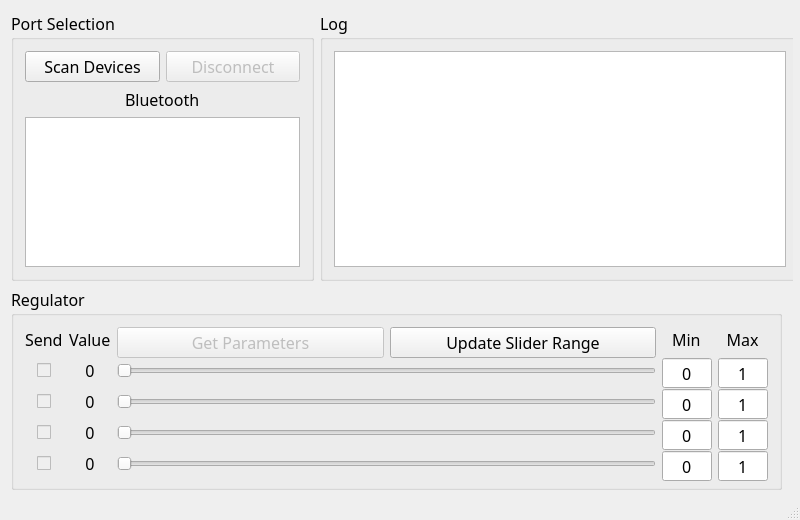
<?xml version="1.0" encoding="UTF-8"?>
<ui version="4.0">
 <class>MainWindow</class>
 <widget class="QMainWindow" name="MainWindow">
  <property name="enabled">
   <bool>true</bool>
  </property>
  <property name="geometry">
   <rect>
    <x>0</x>
    <y>0</y>
    <width>800</width>
    <height>520</height>
   </rect>
  </property>
  <property name="sizePolicy">
   <sizepolicy hsizetype="Preferred" vsizetype="Preferred">
    <horstretch>0</horstretch>
    <verstretch>0</verstretch>
   </sizepolicy>
  </property>
  <property name="minimumSize">
   <size>
    <width>800</width>
    <height>520</height>
   </size>
  </property>
  <property name="maximumSize">
   <size>
    <width>800</width>
    <height>520</height>
   </size>
  </property>
  <property name="font">
   <font>
    <family>微軟正黑體</family>
    <pointsize>12</pointsize>
   </font>
  </property>
  <property name="windowTitle">
   <string>MainWindow</string>
  </property>
  <property name="toolTip">
   <string/>
  </property>
  <widget class="QWidget" name="centralWidget">
   <widget class="QWidget" name="verticalLayoutWidget">
    <property name="geometry">
     <rect>
      <x>0</x>
      <y>0</y>
      <width>793</width>
      <height>501</height>
     </rect>
    </property>
    <layout class="QVBoxLayout" name="verticalLayout">
     <item>
      <layout class="QHBoxLayout" name="horizontalLayout_2">
       <item>
        <widget class="QGroupBox" name="groupBox_Port_Selection">
         <property name="minimumSize">
          <size>
           <width>303</width>
           <height>270</height>
          </size>
         </property>
         <property name="maximumSize">
          <size>
           <width>303</width>
           <height>270</height>
          </size>
         </property>
         <property name="title">
          <string>Port Selection</string>
         </property>
         <layout class="QHBoxLayout" name="horizontalLayout_11">
          <item>
           <layout class="QGridLayout" name="gridLayout_Widget">
            <item row="0" column="0">
             <layout class="QHBoxLayout" name="horizontalLayout">
              <item>
               <widget class="QPushButton" name="pushButton_Scan">
                <property name="text">
                 <string>Scan Devices</string>
                </property>
               </widget>
              </item>
              <item>
               <widget class="QPushButton" name="pushButton_Disc">
                <property name="enabled">
                 <bool>false</bool>
                </property>
                <property name="text">
                 <string>Disconnect</string>
                </property>
               </widget>
              </item>
             </layout>
            </item>
            <item row="3" column="0">
             <widget class="QListWidget" name="listWidget"/>
            </item>
            <item row="1" column="0" alignment="Qt::AlignHCenter">
             <widget class="QLabel" name="label_Bluetooth">
              <property name="text">
               <string>Bluetooth</string>
              </property>
             </widget>
            </item>
           </layout>
          </item>
         </layout>
        </widget>
       </item>
       <item>
        <widget class="QGroupBox" name="groupBox_Log">
         <property name="minimumSize">
          <size>
           <width>480</width>
           <height>270</height>
          </size>
         </property>
         <property name="maximumSize">
          <size>
           <width>480</width>
           <height>270</height>
          </size>
         </property>
         <property name="title">
          <string>Log</string>
         </property>
         <layout class="QHBoxLayout" name="horizontalLayout_10">
          <item>
           <layout class="QHBoxLayout" name="horizontalLayout_Log">
            <item>
             <widget class="QTextBrowser" name="textBrowser">
              <property name="enabled">
               <bool>true</bool>
              </property>
             </widget>
            </item>
           </layout>
          </item>
         </layout>
        </widget>
       </item>
      </layout>
     </item>
     <item>
      <widget class="QGroupBox" name="groupBox_Log_2">
       <property name="minimumSize">
        <size>
         <width>480</width>
         <height>200</height>
        </size>
       </property>
       <property name="title">
        <string>Regulator</string>
       </property>
       <layout class="QHBoxLayout" name="horizontalLayout_12">
        <item>
         <layout class="QHBoxLayout" name="horizontalLayout_Log_2">
          <item>
           <layout class="QGridLayout" name="gridLayout_2">
            <item row="4" column="0" alignment="Qt::AlignHCenter|Qt::AlignVCenter">
             <widget class="QCheckBox" name="checkBox_4">
              <property name="enabled">
               <bool>false</bool>
              </property>
              <property name="text">
               <string/>
              </property>
             </widget>
            </item>
            <item row="2" column="0" alignment="Qt::AlignHCenter|Qt::AlignVCenter">
             <widget class="QCheckBox" name="checkBox_2">
              <property name="enabled">
               <bool>false</bool>
              </property>
              <property name="text">
               <string/>
              </property>
             </widget>
            </item>
            <item row="0" column="1" alignment="Qt::AlignHCenter|Qt::AlignVCenter">
             <widget class="QLabel" name="label_Value">
              <property name="maximumSize">
               <size>
                <width>50</width>
                <height>16777215</height>
               </size>
              </property>
              <property name="text">
               <string>Value</string>
              </property>
             </widget>
            </item>
            <item row="1" column="1">
             <widget class="QLabel" name="label_Value_1">
              <property name="minimumSize">
               <size>
                <width>40</width>
                <height>0</height>
               </size>
              </property>
              <property name="text">
               <string>0</string>
              </property>
              <property name="alignment">
               <set>Qt::AlignCenter</set>
              </property>
             </widget>
            </item>
            <item row="3" column="1">
             <widget class="QLabel" name="label_Value_3">
              <property name="minimumSize">
               <size>
                <width>40</width>
                <height>0</height>
               </size>
              </property>
              <property name="text">
               <string>0</string>
              </property>
              <property name="alignment">
               <set>Qt::AlignCenter</set>
              </property>
             </widget>
            </item>
            <item row="4" column="5" alignment="Qt::AlignHCenter|Qt::AlignVCenter">
             <widget class="QLineEdit" name="lineEdit_Max_4">
              <property name="minimumSize">
               <size>
                <width>0</width>
                <height>30</height>
               </size>
              </property>
              <property name="maximumSize">
               <size>
                <width>50</width>
                <height>16777215</height>
               </size>
              </property>
              <property name="text">
               <string>1</string>
              </property>
              <property name="alignment">
               <set>Qt::AlignCenter</set>
              </property>
             </widget>
            </item>
            <item row="1" column="3">
             <widget class="QSlider" name="slider_1">
              <property name="toolTip">
               <string/>
              </property>
              <property name="inputMethodHints">
               <set>Qt::ImhNone</set>
              </property>
              <property name="pageStep">
               <number>1</number>
              </property>
              <property name="value">
               <number>0</number>
              </property>
              <property name="tracking">
               <bool>true</bool>
              </property>
              <property name="orientation">
               <enum>Qt::Horizontal</enum>
              </property>
              <property name="tickPosition">
               <enum>QSlider::NoTicks</enum>
              </property>
             </widget>
            </item>
            <item row="0" column="4" alignment="Qt::AlignHCenter|Qt::AlignVCenter">
             <widget class="QLabel" name="label_Min">
              <property name="maximumSize">
               <size>
                <width>50</width>
                <height>16777215</height>
               </size>
              </property>
              <property name="text">
               <string>Min</string>
              </property>
             </widget>
            </item>
            <item row="2" column="1">
             <widget class="QLabel" name="label_Value_2">
              <property name="minimumSize">
               <size>
                <width>40</width>
                <height>0</height>
               </size>
              </property>
              <property name="text">
               <string>0</string>
              </property>
              <property name="alignment">
               <set>Qt::AlignCenter</set>
              </property>
             </widget>
            </item>
            <item row="3" column="4" alignment="Qt::AlignHCenter|Qt::AlignVCenter">
             <widget class="QLineEdit" name="lineEdit_Min_3">
              <property name="minimumSize">
               <size>
                <width>0</width>
                <height>30</height>
               </size>
              </property>
              <property name="maximumSize">
               <size>
                <width>50</width>
                <height>16777215</height>
               </size>
              </property>
              <property name="text">
               <string>0</string>
              </property>
              <property name="alignment">
               <set>Qt::AlignCenter</set>
              </property>
             </widget>
            </item>
            <item row="4" column="1">
             <widget class="QLabel" name="label_Value_4">
              <property name="minimumSize">
               <size>
                <width>40</width>
                <height>0</height>
               </size>
              </property>
              <property name="text">
               <string>0</string>
              </property>
              <property name="alignment">
               <set>Qt::AlignCenter</set>
              </property>
             </widget>
            </item>
            <item row="1" column="0" alignment="Qt::AlignHCenter|Qt::AlignVCenter">
             <widget class="QCheckBox" name="checkBox_1">
              <property name="enabled">
               <bool>false</bool>
              </property>
              <property name="styleSheet">
               <string notr="true"/>
              </property>
              <property name="text">
               <string/>
              </property>
             </widget>
            </item>
            <item row="2" column="5" alignment="Qt::AlignHCenter|Qt::AlignVCenter">
             <widget class="QLineEdit" name="lineEdit_Max_2">
              <property name="minimumSize">
               <size>
                <width>0</width>
                <height>30</height>
               </size>
              </property>
              <property name="maximumSize">
               <size>
                <width>50</width>
                <height>16777215</height>
               </size>
              </property>
              <property name="text">
               <string>1</string>
              </property>
              <property name="alignment">
               <set>Qt::AlignCenter</set>
              </property>
             </widget>
            </item>
            <item row="4" column="4" alignment="Qt::AlignHCenter|Qt::AlignVCenter">
             <widget class="QLineEdit" name="lineEdit_Min_4">
              <property name="minimumSize">
               <size>
                <width>0</width>
                <height>30</height>
               </size>
              </property>
              <property name="maximumSize">
               <size>
                <width>50</width>
                <height>16777215</height>
               </size>
              </property>
              <property name="text">
               <string>0</string>
              </property>
              <property name="alignment">
               <set>Qt::AlignCenter</set>
              </property>
             </widget>
            </item>
            <item row="0" column="5" alignment="Qt::AlignHCenter|Qt::AlignVCenter">
             <widget class="QLabel" name="label_Max">
              <property name="maximumSize">
               <size>
                <width>50</width>
                <height>16777215</height>
               </size>
              </property>
              <property name="text">
               <string>Max</string>
              </property>
              <property name="alignment">
               <set>Qt::AlignCenter</set>
              </property>
             </widget>
            </item>
            <item row="3" column="5" alignment="Qt::AlignHCenter|Qt::AlignVCenter">
             <widget class="QLineEdit" name="lineEdit_Max_3">
              <property name="minimumSize">
               <size>
                <width>0</width>
                <height>30</height>
               </size>
              </property>
              <property name="maximumSize">
               <size>
                <width>50</width>
                <height>16777215</height>
               </size>
              </property>
              <property name="text">
               <string>1</string>
              </property>
              <property name="alignment">
               <set>Qt::AlignCenter</set>
              </property>
             </widget>
            </item>
            <item row="1" column="5" alignment="Qt::AlignHCenter|Qt::AlignVCenter">
             <widget class="QLineEdit" name="lineEdit_Max_1">
              <property name="minimumSize">
               <size>
                <width>0</width>
                <height>30</height>
               </size>
              </property>
              <property name="maximumSize">
               <size>
                <width>50</width>
                <height>16777215</height>
               </size>
              </property>
              <property name="text">
               <string>1</string>
              </property>
              <property name="alignment">
               <set>Qt::AlignCenter</set>
              </property>
             </widget>
            </item>
            <item row="1" column="4" alignment="Qt::AlignHCenter|Qt::AlignVCenter">
             <widget class="QLineEdit" name="lineEdit_Min_1">
              <property name="minimumSize">
               <size>
                <width>0</width>
                <height>30</height>
               </size>
              </property>
              <property name="maximumSize">
               <size>
                <width>50</width>
                <height>16777215</height>
               </size>
              </property>
              <property name="text">
               <string>0</string>
              </property>
              <property name="alignment">
               <set>Qt::AlignCenter</set>
              </property>
             </widget>
            </item>
            <item row="2" column="4" alignment="Qt::AlignHCenter|Qt::AlignVCenter">
             <widget class="QLineEdit" name="lineEdit_Min_2">
              <property name="minimumSize">
               <size>
                <width>0</width>
                <height>30</height>
               </size>
              </property>
              <property name="maximumSize">
               <size>
                <width>50</width>
                <height>16777215</height>
               </size>
              </property>
              <property name="text">
               <string>0</string>
              </property>
              <property name="alignment">
               <set>Qt::AlignCenter</set>
              </property>
             </widget>
            </item>
            <item row="3" column="0" alignment="Qt::AlignHCenter|Qt::AlignVCenter">
             <widget class="QCheckBox" name="checkBox_3">
              <property name="enabled">
               <bool>false</bool>
              </property>
              <property name="text">
               <string/>
              </property>
             </widget>
            </item>
            <item row="3" column="3">
             <widget class="QSlider" name="slider_3">
              <property name="pageStep">
               <number>1</number>
              </property>
              <property name="orientation">
               <enum>Qt::Horizontal</enum>
              </property>
             </widget>
            </item>
            <item row="0" column="3">
             <layout class="QHBoxLayout" name="horizontalLayout_3">
              <item>
               <widget class="QPushButton" name="pushButton_Param">
                <property name="enabled">
                 <bool>false</bool>
                </property>
                <property name="minimumSize">
                 <size>
                  <width>0</width>
                  <height>31</height>
                 </size>
                </property>
                <property name="text">
                 <string>Get Parameters</string>
                </property>
               </widget>
              </item>
              <item>
               <widget class="QPushButton" name="pushButton_Update">
                <property name="minimumSize">
                 <size>
                  <width>0</width>
                  <height>31</height>
                 </size>
                </property>
                <property name="maximumSize">
                 <size>
                  <width>16777215</width>
                  <height>16777215</height>
                 </size>
                </property>
                <property name="text">
                 <string>Update Slider Range</string>
                </property>
               </widget>
              </item>
             </layout>
            </item>
            <item row="2" column="3">
             <widget class="QSlider" name="slider_2">
              <property name="pageStep">
               <number>1</number>
              </property>
              <property name="orientation">
               <enum>Qt::Horizontal</enum>
              </property>
             </widget>
            </item>
            <item row="4" column="3">
             <widget class="QSlider" name="slider_4">
              <property name="pageStep">
               <number>1</number>
              </property>
              <property name="orientation">
               <enum>Qt::Horizontal</enum>
              </property>
              <property name="tickPosition">
               <enum>QSlider::NoTicks</enum>
              </property>
             </widget>
            </item>
            <item row="0" column="0">
             <widget class="QLabel" name="label_Send">
              <property name="maximumSize">
               <size>
                <width>50</width>
                <height>16777215</height>
               </size>
              </property>
              <property name="text">
               <string>Send</string>
              </property>
             </widget>
            </item>
           </layout>
          </item>
         </layout>
        </item>
       </layout>
      </widget>
     </item>
    </layout>
   </widget>
  </widget>
  <widget class="QStatusBar" name="statusBar"/>
 </widget>
 <layoutdefault spacing="6" margin="11"/>
 <resources/>
 <connections/>
</ui>
